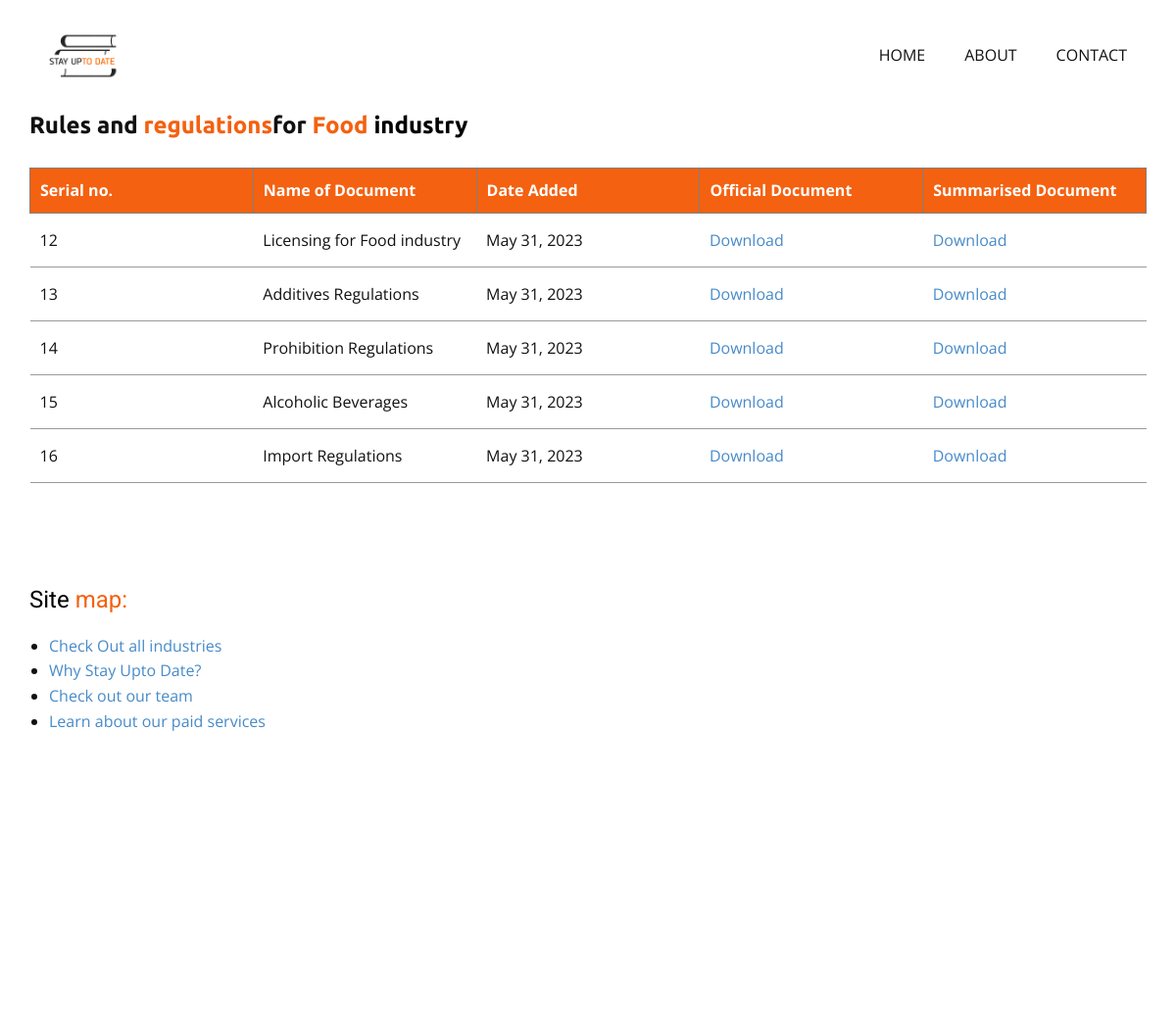
Page /industry/food/ on the committed database.
### appsite/models.py (models this page shows, shortened)
class FileProperties(models.Model):
    industry_choices = [
    ('it', 'IT'),
    ('food', 'Food'),
    ('medicine', 'Medicine'),
    ('general','General'),
    ]
    filename = models.CharField(max_length=255)
    date_added = models.DateField(default=date.today)
    industry_tag = models.CharField(max_length=255, choices=industry_choices, default='general')
    original_url = models.CharField(max_length=255)
    summary_url = models.CharField(max_length=255, blank=True)

### appsite/views.py (the view)
# urls.py: path('industry/<str:choice>/',views.industry,name='industry'),
def industry(request, choice):
    queryset = FileProperties.objects.filter(industry_tag=choice)
    if not queryset:
        context = {'objects': [], 'industry_tag': None}
    else:
        objects = queryset
        industry_tag = queryset[0].industry_tag
        context = {'objects': objects, 'industry_tag': industry_tag}
    return render(request, 'industry.html', context)

### appsite/templates/industry.html (shortened to what this page needs)
{% load static %}
<!DOCTYPE html>
<html style="font-size: 16px;" lang="en"><head>
    <link rel="stylesheet" href="{% static 'css/nicepage.css' %}" media="screen">
<link rel="stylesheet" href="{% static 'css/industry.css' %}" media="screen">
  <meta data-intl-tel-input-cdn-path="intlTelInput/"></head>
  <body class="u-body u-xl-mode" data-lang="en"><header class="u-clearfix u-header u-header" id="sec-8183"><div class="u-clearfix u-sheet u-sheet-1">
        <nav class="u-menu u-menu-one-level u-offcanvas u-menu-1">
          <div class="u-custom-menu u-nav-container">
            <ul class="u-nav u-unstyled u-nav-1"><li class="u-nav-item"><a class="u-button-style u-nav-link u-text-active-palette-2-base u-text-hover-palette-2-base" href="/" style="padding: 10px 20px;">Home</a>
</li><li class="u-nav-item"><a class="u-button-style u-nav-link u-text-active-palette-2-base u-text-hover-palette-2-base" href="/about/" style="padding: 10px 20px;">About</a>
</li><li class="u-nav-item"><a class="u-button-style u-nav-link u-text-active-palette-2-base u-text-hover-palette-2-base" href="/contact/" style="padding: 10px 20px;">Contact</a>
</li></ul>
          </div>
        </nav>
        <a href="/" class="u-image u-logo u-image-1" data-image-width="1280" data-image-height="1280">
          <img src="{% static 'images/20230318_165430.png' %}" class="u-logo-image u-logo-image-1">
        </a>
      </div></header>
    <section class="u-align-center u-clearfix u-section-1" id="sec-a637">
      <div class="u-clearfix u-sheet u-valign-top u-sheet-1">
        {% if objects %}
        <h4 class="u-custom-font u-font-ubuntu u-text u-text-default u-text-1">Rules and<span class="u-text-palette-2-base"> regulations</span> for&nbsp;<span class="u-text-palette-2-base">{{ industry_tag|capfirst }}</span><span class="u-text-black"> industry</span></h4>
        <div class="u-expanded-width u-table u-table-responsive u-table-1">
          <table class="u-table-entity">
            <colgroup>
              <col width="20%">
              <col width="20%">
              <col width="20%">
              <col width="20%">
              <col width="20%">
            </colgroup>
            <thead class="u-grey-50 u-table-header u-table-header-1">
              <tr style="height: 38px;">
                <th class="u-border-1 u-border-grey-50 u-palette-2-base u-table-cell u-table-cell-1">Serial no.</th>
                <th class="u-border-1 u-border-grey-50 u-palette-2-base u-table-cell u-table-cell-2">Name of Document</th>
                <th class="u-border-1 u-border-grey-50 u-palette-2-base u-table-cell u-table-cell-3">Date Added</th>
                <th class="u-border-1 u-border-grey-50 u-palette-2-base u-table-cell u-table-cell-4">Official Document</th>
                <th class="u-border-1 u-border-grey-50 u-palette-2-base u-table-cell u-table-cell-5">Summarised Document</th>
              </tr>
            </thead>
            <tbody class="u-table-body">
              {% for obj in objects %}
              <tr style="height: 55px;">
                <td class="u-border-1 u-border-grey-40 u-border-no-left u-border-no-right u-table-cell">{{ obj.id }}</td>
                <td class="u-border-1 u-border-grey-40 u-border-no-left u-border-no-right u-table-cell">{{ obj.filename }}</td>
                <td class="u-border-1 u-border-grey-40 u-border-no-left u-border-no-right u-table-cell">{{ obj.date_added }}</td>
                <td class="u-border-1 u-border-grey-40 u-border-no-left u-border-no-right u-table-cell"><a href="{{obj.original_url}}">Download</a></td>
                <td class="u-border-1 u-border-grey-40 u-border-no-left u-border-no-right u-table-cell"><a href="{{ obj.summary_url }}">Download</a></td>
              </tr>
              {% endfor %}
            </tbody>
          </table>
        </div>
      </div>
    </section>
    {% else %}
    <p>No record found for this industry</p>
    {% endif %}
    <section class="u-clearfix u-section-1" id="sec-994e">
      <div class="u-clearfix u-sheet u-sheet-1">
        <h4 class="u-text u-text-black u-text-default u-text-3">Site<span class="u-text-palette-2-base"> map:</span>
        </h4>
        <ul class="u-text u-text-default u-text-4">
          <li><a href='/all_industries/'>Check Out all industries</a></li>
          <li><a href='/whyto/'>Why Stay Upto Date?</a></li>
          <li><a href='/#ourteam'>Check out our team</a></li>
          <li><a href='/pricing/'>Learn about our paid services</a></li>
        </ul>
      </div>
    </section>
</body></html>

### appsite/static/css/industry.css (style rules this page uses)
.u-section-1 .u-sheet-1 { min-height: 464px; }
.u-section-1 .u-text-1 { font-weight: 700; margin: 0 auto 0 0; }
.u-section-1 .u-table-1 { margin-top: 28px; margin-bottom: 58px; }
.u-section-1 .u-table-header-1 { font-weight: 700; background-image: none; }
.u-section-1 .u-table-cell-1 { background-image: none; }
.u-section-1 .u-table-cell-2 { background-image: none; }
.u-section-1 .u-table-cell-3 { background-image: none; }
.u-section-1 .u-table-cell-4 { background-image: none; }
.u-section-1 .u-table-cell-5 { background-image: none; }

### rows in the picture
FileProperties: industry_tag "Food", id "12", filename "Licensing for Food industry", date_added "May 31, 2023"
FileProperties: id "13", filename "Additives Regulations", date_added "May 31, 2023"
FileProperties: id "14", filename "Prohibition Regulations", date_added "May 31, 2023"
FileProperties: id "15", filename "Alcoholic Beverages", date_added "May 31, 2023"
FileProperties: id "16", filename "Import Regulations", date_added "May 31, 2023"
